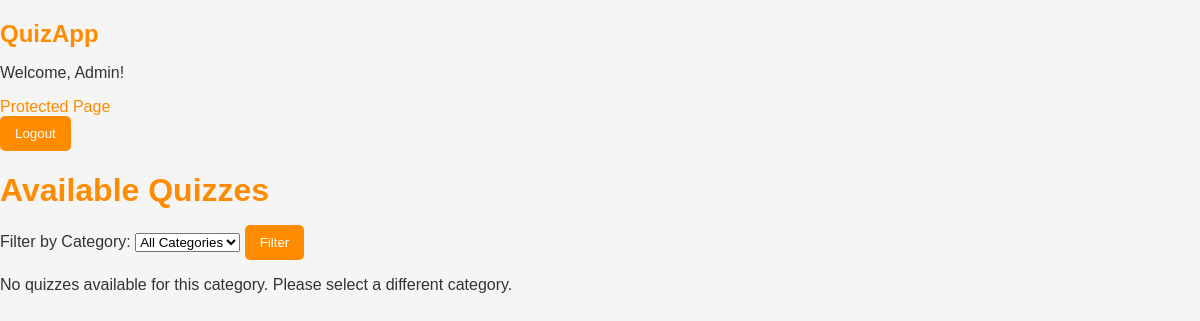
The page / (signed in) on the database as committed earlier.
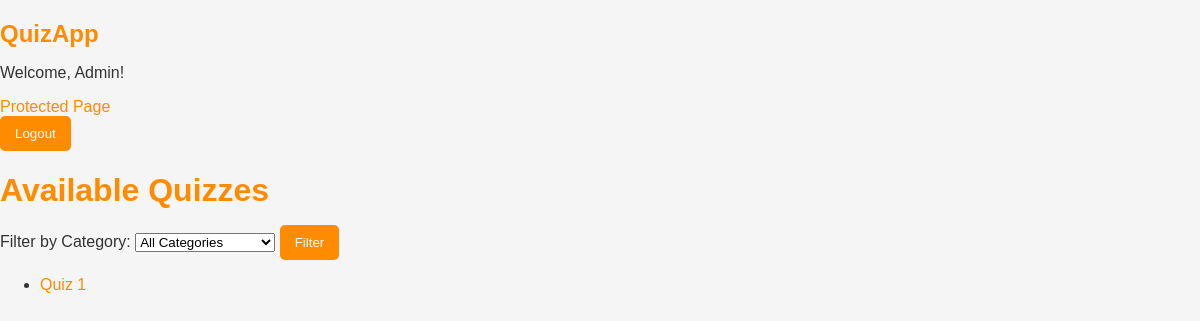
The same page on the database as committed later.
### QuizApp/models.py (models this page shows, shortened)
class Quiz(models.Model):
    name = models.CharField(max_length=200, default='New Quiz')
    category = models.ForeignKey(Category, on_delete=models.CASCADE)
    topic = models.CharField(max_length=255, default='General')
    number_of_questions = models.IntegerField(default=10)
    time = models.IntegerField(help_text="Duration of the quiz in minutes", default=30)
    required_score_to_pass = models.IntegerField(help_text="Required score in percentage", default=50)
    difficulty = models.CharField(max_length=6, choices=DIFF_CHOICES, default='easy')

### QuizApp/views.py (the view)
# urls.py: path('', views.home_view, name='home'),
@login_required
def home_view(request):
    category_id = request.GET.get('category')
    categories = Category.objects.all()
    quizzes = Quiz.objects.all()
    if category_id:
        quizzes = quizzes.filter(category_id=category_id)
    return render(request, 'accounts/home.html', {
        'categories': categories,
        'quizzes': quizzes
    })

### QuizApp/templates/accounts/home.html (shortened to what this page needs)
{% load static %}
<!DOCTYPE html>
<html lang="en">
<head>
    <link rel="stylesheet" type="text/css" href="{% static 'styles/styles.css' %}">
</head>
<body>
    <div class="top-bar">
        <div class="top-bar-content">
            <h2 class="logo">QuizApp</h2>
            <div class="user-info">
                <p>Welcome, {{ request.user.username }}!</p>
                <a href="{% url 'protected' %}" class="protected-link">Protected Page</a>
                <form action="{% url 'logout' %}" method="POST" class="logout-form">
                    <button type="submit" class="btn-logout">Logout</button>
                </form>
            </div>
        </div>
    </div>
    <div class="container">
        <h1>Available Quizzes</h1>
        <div id="quiz_filter" class="quiz-filter">
            <form method="get" class="filter-form">
                <label for="category-select">Filter by Category:</label>
                <select name="category" id="category-select" class="category-dropdown">
                    <option value="">All Categories</option>
                </select>
                <button type="submit" class="btn-filter">Filter</button>
            </form>
        </div>
        <div class="quiz-list">
            {% if quizzes %}
                <ul>
                    {% for quiz in quizzes %}
                        <li>
                            <a href="{% url 'quiz_view' quiz.id %}">{{ quiz.name }}</a>
                        </li>
                    {% endfor %}
                </ul>
            {% else %}
                <p>No quizzes available for this category. Please select a different category.</p>
            {% endif %}
        </div>
    </div>
</body>
</html>

Rows that differ between the two databases and show on the page:
added Quiz: name "Quiz 1"
Other text that changed with them:
text no longer shown: "No quizzes available for this category. Please select a different category."
